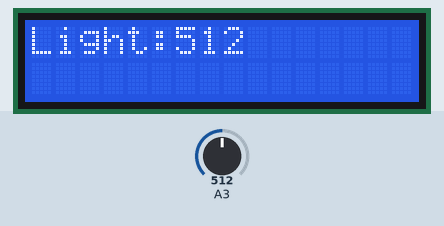
This sketch was run on a simulated Arduino Uno, built with avr-gcc and run on an emulated ATmega328P. Parts: 16×2 character LCD. The test bench sets the inputs (shaded band); at power-on: A3 = 512.

Above: at 1.2 s.
1.3 s: A3 set to 716
At 2.8 s:
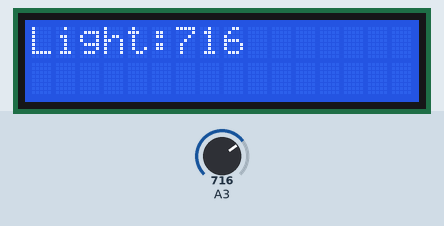
3.1 s: A3 set to 900
At 4.3 s:
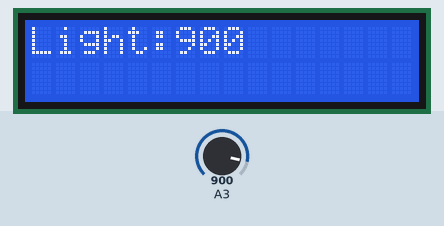
4.6 s: A3 set to 1023
At 5.6 s:
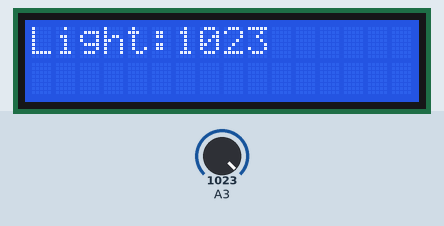
Timing chart, 0 to 7.6 s (numbered marks = the images above; inputs shaded):
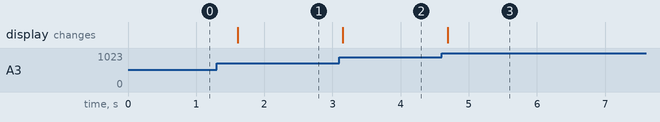

The sketch:

m2_solar_light_test.ino
```cpp
#include <Wire.h>
#include <LiquidCrystal_I2C.h>

LiquidCrystal_I2C lcd(0x27, 16, 2);

void setup() {
  lcd.init();
  lcd.backlight();
}

void loop() {
  int value = analogRead(A3);

  lcd.clear();
  lcd.setCursor(0, 0);
  lcd.print("Light:");
  lcd.print(value);

  delay(500);
}
```

Measured:
- after the input at 1.3 s, the display: changes after 0.31 s (image 1)
- after the input at 3.1 s, the display: changes after 0.05 s (image 2)
- after the input at 4.6 s, the display: changes after 0.09 s (image 3)
